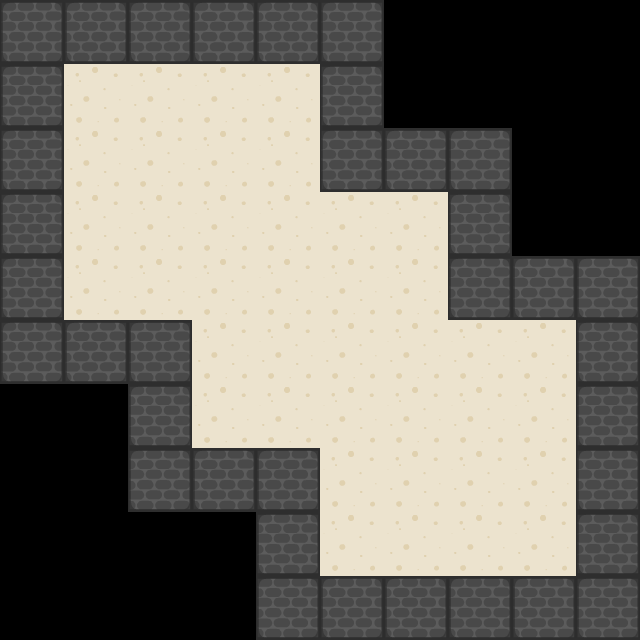

The image is a tile-based game level rendered from a .tmx file. Its description and complete source (layers, tilesets, objects, tile grids) follow:
An orthogonal 10x10 tile map with 64x64 px tiles, 2 tile layers (Слой тайлов 1, Слой тайлов 2), 2 tilesets and 25 objects (6x target, 6x box, player).

<map version="1.0" orientation="orthogonal" renderorder="right-down" width="10" height="10" tilewidth="64" tileheight="64" nextobjectid="27">
 <tileset firstgid="1" name="sprites" tilewidth="64" tileheight="64" tilecount="36" columns="6">
  <image source="../sprites/sokoban/sprites.png" width="421" height="421" />
 </tileset>
 <tileset firstgid="37" name="sprites" tilewidth="32" tileheight="32" tilecount="169" columns="13">
  <image source="../sprites/sokoban/sprites.png" width="421" height="421" />
 </tileset>
 <layer name="Слой тайлов 1" width="10" height="10">
  <data encoding="csv">
0,0,0,0,0,0,0,0,0,0,
0,14,14,14,14,0,0,0,0,0,
0,14,14,14,14,0,0,0,0,0,
0,14,14,14,14,14,14,0,0,0,
0,14,14,14,14,14,14,0,0,0,
0,0,0,14,14,14,14,14,14,0,
0,0,0,14,14,14,14,14,14,0,
0,0,0,0,0,14,14,14,14,0,
0,0,0,0,0,14,14,14,14,0,
0,0,0,0,0,0,0,0,0,0
</data>
 </layer>
 <layer name="Слой тайлов 2" width="10" height="10">
  <data encoding="csv">
2,2,2,2,2,2,0,0,0,0,
2,0,0,0,0,2,0,0,0,0,
2,0,0,0,0,2,2,2,0,0,
2,0,0,0,0,0,0,2,0,0,
2,0,0,0,0,0,0,2,2,2,
2,2,2,0,0,0,0,0,0,2,
0,0,2,0,0,0,0,0,0,2,
0,0,2,2,2,0,0,0,0,2,
0,0,0,0,2,0,0,0,0,2,
0,0,0,0,2,2,2,2,2,2
</data>
 </layer>
 <objectgroup name="targets">
  <object id="9" name="red" type="target" gid="199" x="79" y="306" width="32" height="32" />
  <object id="10" name="red" type="target" gid="199" x="79" y="114" width="32" height="32" />
  <object id="11" name="red" type="target" gid="199" x="271" y="114" width="32" height="32" />
  <object id="12" name="yellow" type="target" gid="200" x="335" y="562" width="32" height="32" />
  <object id="13" name="yellow" type="target" gid="200" x="527" y="562" width="32" height="32" />
  <object id="14" name="yellow" type="target" gid="200" x="527" y="370" width="32" height="32" />
 </objectgroup>
 <objectgroup name="boxes">
  <object id="2" name="yellow" type="box" gid="4" x="128" y="256" width="64" height="64" />
  <object id="3" name="yellow" type="box" gid="4" x="128" y="192" width="64" height="64" />
  <object id="4" name="yellow" type="box" gid="4" x="192" y="192" width="64" height="64" />
  <object id="5" name="red" type="box" gid="11" x="448" y="448" width="64" height="64" />
  <object id="6" name="red" type="box" gid="11" x="448" y="512" width="64" height="64" />
  <object id="7" name="red" type="box" gid="11" x="384" y="512" width="64" height="64" />
 </objectgroup>
 <objectgroup name="service">
  <object id="1" name="player" type="player" gid="18" x="256" y="320" width="64" height="64" />
 </objectgroup>
 <objectgroup name="collisions">
  <object id="15" x="0" y="0" width="384" height="64" />
  <object id="16" x="0" y="64" width="64" height="256" />
  <object id="17" x="0" y="320" width="192" height="64" />
  <object id="18" x="128" y="384" width="64" height="128" />
  <object id="19" x="192" y="448" width="128" height="64" />
  <object id="20" x="256" y="512" width="64" height="128" />
  <object id="21" x="320" y="576" width="320" height="64" />
  <object id="22" x="576" y="256" width="64" height="320" />
  <object id="23" x="448" y="256" width="128" height="64" />
  <object id="24" x="448" y="128" width="64" height="128" />
  <object id="25" x="320" y="64" width="64" height="128" />
  <object id="26" x="384" y="128" width="64" height="64" />
 </objectgroup>
</map>
